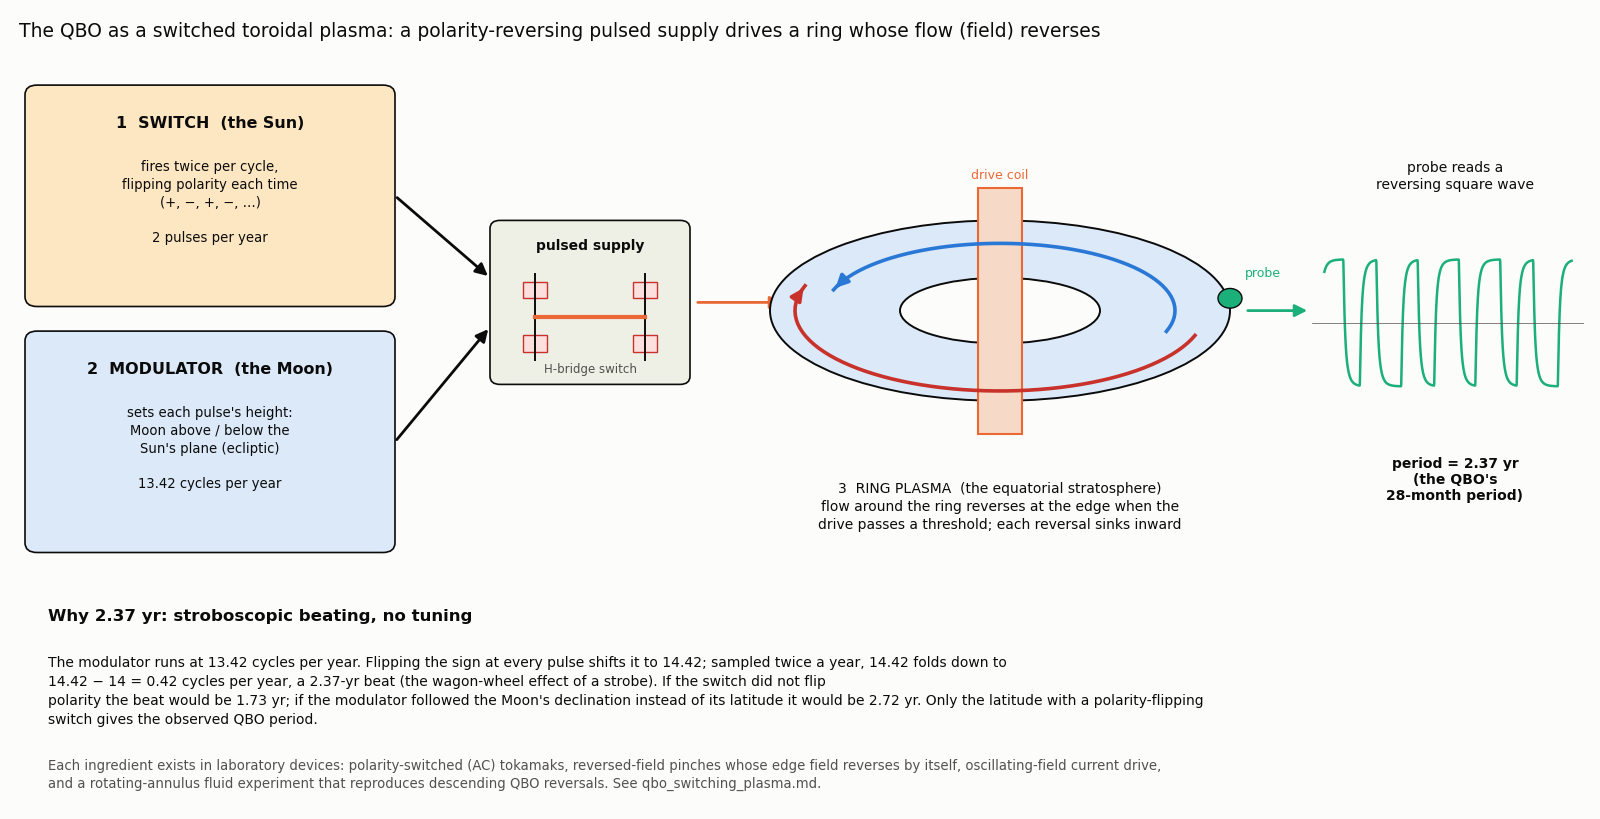

The script that saved this image:
#!/usr/bin/env python3
"""One-panel schematic: the QBO as a switched (AC) toroidal plasma (2026-10-22). See qbo_switching_plasma.md.
Timing in years (the real QBO time scale). The probe trace is the comb device of qbo_tokamak.py (pulses -> integrator -> threshold).
    python3 qbo_switching_plasma.py  -> qbo_switching_plasma.png
"""
import json
from pathlib import Path

import matplotlib
import numpy as np
from matplotlib.patches import Ellipse, FancyArrowPatch, FancyBboxPatch, Rectangle

matplotlib.use("Agg")
import matplotlib.pyplot as plt  # noqa: E402

HERE = Path(__file__).resolve().parent
__file__ = str(HERE / "qbo_tokamak.py")
exec(open(HERE / "qbo_tokamak.py").read().split("BOUNDS = ")[0])
X = np.array(json.load(open(HERE / "qbo_tokamak.json"))["COMB|threshold"]["x"])
INK, MUTED, SURF = "#0b0b0b", "#52514e", "#fcfcfb"
BLUE, ORANGE, RED, GOLD, GREEN = "#2a78d6", "#eb6834", "#c8322b", "#eda100", "#1baf7a"

fig = plt.figure(figsize=(16, 8.2), facecolor=SURF)
ax = fig.add_axes([0, 0.30, 1, 0.62]); ax.set_xlim(0, 16); ax.set_ylim(0, 6.2); ax.axis("off")
fig.text(0.012, 0.955, "The QBO as a switched toroidal plasma: a polarity-reversing pulsed supply drives a ring whose flow (field) reverses",
         fontsize=13.5, color=INK)


def box(x, y, w, h, title, body, fc):
    ax.add_patch(FancyBboxPatch((x, y), w, h, boxstyle="round,pad=0.05,rounding_size=0.12", fc=fc, ec=INK, lw=1.2))
    ax.text(x + w / 2, y + h - 0.32, title, ha="center", va="top", fontsize=11.5, color=INK, weight="bold")
    ax.text(x + w / 2, y + h - 0.85, body, ha="center", va="top", fontsize=9.5, color=INK, linespacing=1.35)


def arrow(a, b, col=INK):
    ax.add_patch(FancyArrowPatch(a, b, arrowstyle="-|>", mutation_scale=18, color=col, lw=2))


box(0.3, 3.3, 3.6, 2.6, "1  SWITCH  (the Sun)", "fires twice per cycle,\nflipping polarity each time\n(+, −, +, −, …)\n\n2 pulses per year", "#fde7c2")
box(0.3, 0.3, 3.6, 2.6, "2  MODULATOR  (the Moon)", "sets each pulse's height:\nMoon above / below the\nSun's plane (ecliptic)\n\n13.42 cycles per year", "#dbe9f8")
arrow((3.95, 1.6), (4.9, 3.0)); arrow((3.95, 4.6), (4.9, 3.6))
# capacitor + H-bridge glyph
ax.add_patch(FancyBboxPatch((4.95, 2.35), 1.9, 1.9, boxstyle="round,pad=0.05,rounding_size=0.1", fc="#eef0e6", ec=INK, lw=1.2))
ax.text(5.9, 3.95, "pulsed supply", ha="center", fontsize=10, color=INK, weight="bold")
for xx in (5.35, 6.45):
    ax.plot([xx, xx], [2.6, 3.65], color=INK, lw=1.4)
ax.plot([5.35, 6.45], [3.12, 3.12], color=ORANGE, lw=3)
for (xx, yy) in ((5.35, 3.45), (6.45, 3.45), (5.35, 2.8), (6.45, 2.8)):
    ax.add_patch(Rectangle((xx - 0.12, yy - 0.1), 0.24, 0.2, fc="#fbe0dd", ec=RED, lw=1))
ax.text(5.9, 2.45, "H-bridge switch", ha="center", fontsize=8.5, color=MUTED)
arrow((6.95, 3.3), (7.85, 3.3), ORANGE)
# torus
cx, cy = 10.0, 3.2
ax.add_patch(Ellipse((cx, cy), 4.6, 2.2, fc="#dbe9f8", ec=INK, lw=1.4))
ax.add_patch(Ellipse((cx, cy), 2.0, 0.8, fc=SURF, ec=INK, lw=1.4))
ax.add_patch(Rectangle((cx - 0.22, cy - 1.5), 0.44, 3.0, fc="#f6d9c7", ec=ORANGE, lw=1.5))
ax.text(cx, cy + 1.62, "drive coil", ha="center", fontsize=9, color=ORANGE)
th = np.linspace(-0.1 * np.pi, 0.9 * np.pi, 60)
ax.plot(cx + 1.75 * np.cos(th), cy + 0.82 * np.sin(th), color=BLUE, lw=2.6)
ax.add_patch(FancyArrowPatch((cx + 1.75 * np.cos(th[-3]), cy + 0.82 * np.sin(th[-3])), (cx + 1.75 * np.cos(th[-1]), cy + 0.82 * np.sin(th[-1])),
                             arrowstyle="-|>", mutation_scale=18, color=BLUE, lw=2.6))
th2 = th[::-1] + np.pi
ax.plot(cx + 2.05 * np.cos(th2), cy + 0.98 * np.sin(th2), color=RED, lw=2.6)
ax.add_patch(FancyArrowPatch((cx + 2.05 * np.cos(th2[-3]), cy + 0.98 * np.sin(th2[-3])), (cx + 2.05 * np.cos(th2[-1]), cy + 0.98 * np.sin(th2[-1])),
                             arrowstyle="-|>", mutation_scale=18, color=RED, lw=2.6))
ax.text(cx, 0.55, "3  RING PLASMA  (the equatorial stratosphere)\nflow around the ring reverses at the edge when the\ndrive passes a threshold; each reversal sinks inward",
        ha="center", fontsize=10, color=INK, linespacing=1.35)
ax.add_patch(plt.Circle((cx + 2.3, cy + 0.15), 0.12, fc=GREEN, ec=INK)); ax.text(cx + 2.45, cy + 0.42, "probe", fontsize=9, color=GREEN)
arrow((cx + 2.45, cy), (13.1, cy), GREEN)
ax.text(14.55, 4.7, "probe reads a\nreversing square wave", ha="center", fontsize=10, color=INK)
ax.text(14.55, 0.9, "period = 2.37 yr\n(the QBO's\n28-month period)", ha="center", fontsize=10, color=INK, weight="bold")
ins = fig.add_axes([0.82, 0.52, 0.17, 0.17]); ins.axis("off")
u = model("COMB", X, "threshold")[2][30]; m = (TG >= 1990) & (TG < 2005)
ins.plot(TG[m] - 1990, u[m], color=GREEN, lw=1.8); ins.axhline(0, color=MUTED, lw=0.5)

# bottom strip: the arithmetic
ax2 = fig.add_axes([0.03, 0.02, 0.94, 0.25]); ax2.axis("off")
ax2.text(0, 0.95, "Why 2.37 yr: stroboscopic beating, no tuning", fontsize=12, color=INK, weight="bold", va="top")
ax2.text(0, 0.72,
         "The modulator runs at 13.42 cycles per year. Flipping the sign at every pulse shifts it to 14.42; sampled twice a year, "
         "14.42 folds down to\n14.42 − 14 = 0.42 cycles per year, "
         "a 2.37-yr beat (the wagon-wheel effect of a strobe). If the switch did not flip\npolarity the beat would be 1.73 yr; "
         "if the modulator followed the Moon's declination instead of its latitude it would be 2.72 yr. Only the latitude with a "
         "polarity-flipping\nswitch gives the observed QBO period.", fontsize=10, color=INK, va="top", linespacing=1.45)
ax2.text(0, 0.06, "Each ingredient exists in laboratory devices: polarity-switched (AC) tokamaks, reversed-field pinches whose edge field reverses "
         "by itself, oscillating-field current drive,\nand a rotating-annulus fluid experiment that reproduces descending QBO reversals. "
         "See qbo_switching_plasma.md.", fontsize=9.5, color=MUTED, va="bottom", linespacing=1.4)
fig.savefig(HERE / "qbo_switching_plasma.png", dpi=100, facecolor=SURF)
print("plot: qbo_switching_plasma.png")
